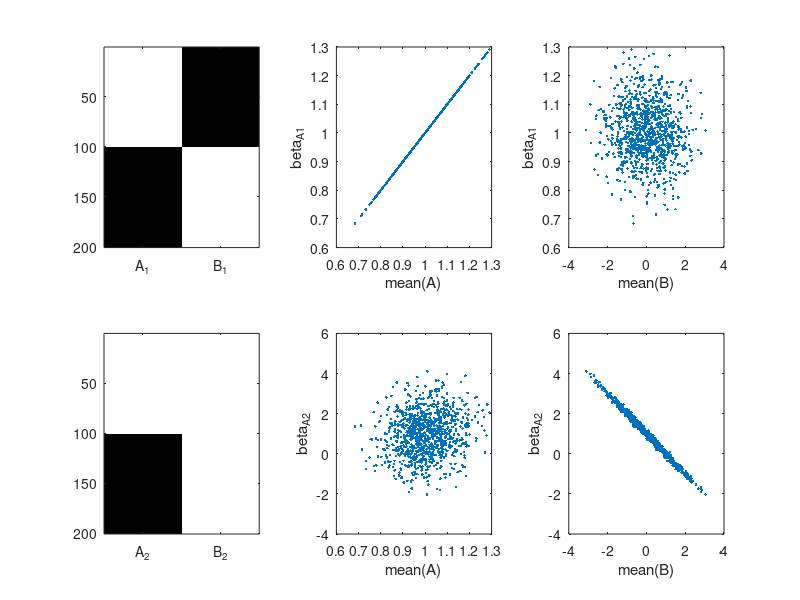

This chart was generated by the following MATLAB code:
clear

x_psy1 = [ones(100,1),zeros(100,1);zeros(100,1),ones(100,1)];
x_psy2 = [ones(100,1),ones(100,1);zeros(100,1),ones(100,1)];

permn = 1000;
for permi = 1:permn
    yA = randn(100,1) + 1;
    yB = randn(100,1) + randn(1);
    
    y = [yA;yB];
    
    Beta1 = regress(y,x_psy1);
    Beta1_A(permi,1) = Beta1(1);
    
    Beta2 = regress(y,x_psy2);
    Beta2_A(permi,1) = Beta2(1);
    
    mean_A(permi,1) = mean(yA);
    mean_B(permi,1) = mean(yB);
end

figure;
subplot(2,3,1); imagesc(x_psy1); colormap('gray'); xticks([1 2]); xticklabels({'A_1','B_1'})
subplot(2,3,2); plot(mean_A,Beta1_A,'.'); xlabel('mean(A)'); ylabel('beta_A_1');
subplot(2,3,3); plot(mean_B,Beta1_A,'.'); xlabel('mean(B)'); ylabel('beta_A_1');
subplot(2,3,4); imagesc(x_psy2); colormap('gray'); xticks([1 2]); xticklabels({'A_2','B_2'})
subplot(2,3,5); plot(mean_A,Beta2_A,'.'); xlabel('mean(A)'); ylabel('beta_A_2');
subplot(2,3,6); plot(mean_B,Beta2_A,'.'); xlabel('mean(B)'); ylabel('beta_A_2');
